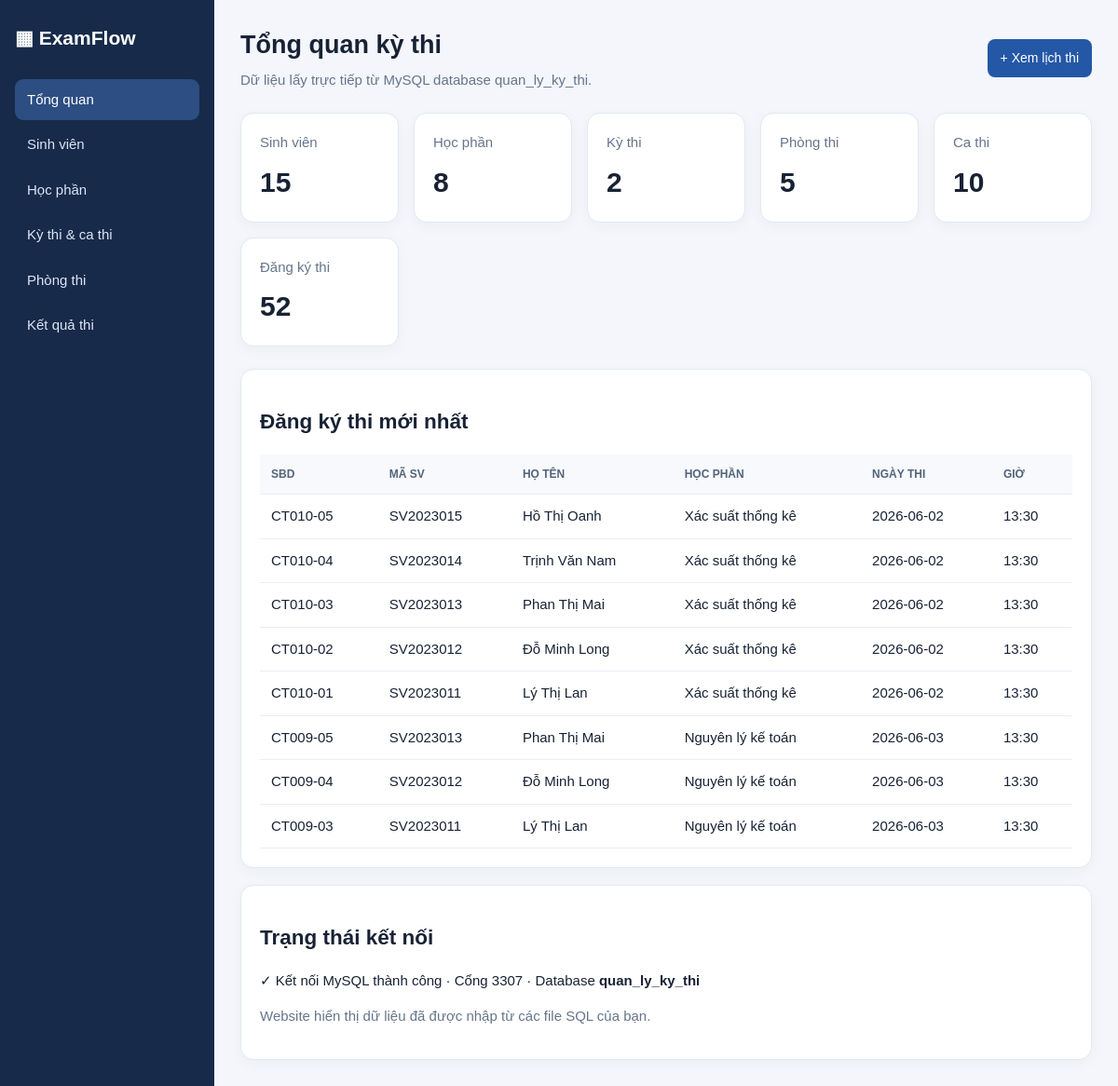
The page / on the database its author committed.
### tables this page shows
CREATE TABLE dang_ky_thi (
  id            INT AUTO_INCREMENT PRIMARY KEY,
  sinh_vien_id  INT NOT NULL,
  ky_thi_id     INT NOT NULL,
  hoc_phan_id   INT NOT NULL,
  ca_thi_id     INT NOT NULL,
  so_bao_danh   VARCHAR(15) NOT NULL COMMENT 'SBD riêng cho từng ca thi',
  de_thi_id     INT NOT NULL COMMENT 'Mã đề SV nhận',
  ngay_dang_ky  TIMESTAMP NOT NULL DEFAULT CURRENT_TIMESTAMP,
  UNIQUE KEY uq_dkt_sv_kythi_hocphan (sinh_vien_id, ky_thi_id, hoc_phan_id),
  UNIQUE KEY uq_dkt_ca_sbd (ca_thi_id, so_bao_danh),
  UNIQUE KEY uq_dkt_sv_ca (sinh_vien_id, ca_thi_id),
  INDEX idx_dkt_ca (ca_thi_id),
  INDEX idx_dkt_de (de_thi_id),
  CONSTRAINT fk_dkt_sv FOREIGN KEY (sinh_vien_id) REFERENCES sinh_vien(id),
  CONSTRAINT fk_dkt_de FOREIGN KEY (de_thi_id)    REFERENCES de_thi(id),
  CONSTRAINT fk_dkt_ca_thi FOREIGN KEY (ca_thi_id, ky_thi_id, hoc_phan_id)
    REFERENCES ca_thi(id, ky_thi_id, hoc_phan_id)
);

CREATE TABLE sinh_vien (
  id         INT AUTO_INCREMENT PRIMARY KEY,
  cmt        VARCHAR(12)  NOT NULL UNIQUE COMMENT 'Số CMND/CCCD',
  ma_sv      VARCHAR(15)  NOT NULL UNIQUE COMMENT 'Mã số sinh viên',
  ho_ten     VARCHAR(100) NOT NULL,
  ngay_sinh  DATE         NOT NULL,
  lop_id     INT NOT NULL,
  khoa_id    INT NOT NULL,
  INDEX idx_sv_lop (lop_id),
  INDEX idx_sv_khoa (khoa_id),
  INDEX idx_sv_ho_ten (ho_ten),
  CONSTRAINT fk_sv_lop  FOREIGN KEY (lop_id)  REFERENCES lop(id),
  CONSTRAINT fk_sv_khoa FOREIGN KEY (khoa_id) REFERENCES khoa(id)
);

CREATE TABLE hoc_phan (
  id            INT AUTO_INCREMENT PRIMARY KEY,
  ma_hoc_phan   VARCHAR(15)  NOT NULL UNIQUE,
  ten_hoc_phan  VARCHAR(150) NOT NULL,
  so_tin_chi    SMALLINT     NOT NULL,
  khoa_id       INT NOT NULL COMMENT 'Khoa quản lý học phần',
  INDEX idx_hp_khoa (khoa_id),
  CONSTRAINT fk_hp_khoa FOREIGN KEY (khoa_id) REFERENCES khoa(id),
  CONSTRAINT ck_hp_tin_chi CHECK (so_tin_chi > 0)
);

CREATE TABLE ca_thi (
  id            INT AUTO_INCREMENT PRIMARY KEY,
  ma_ca_thi     VARCHAR(20) NOT NULL UNIQUE,
  ky_thi_id     INT NOT NULL,
  hoc_phan_id   INT NOT NULL,
  phong_thi_id  INT NOT NULL,
  ngay_thi      DATE NOT NULL,
  gio_bat_dau   TIME NOT NULL,
  gio_ket_thuc  TIME NOT NULL,
  UNIQUE KEY uq_ca_thi_id_kythi_hocphan (id, ky_thi_id, hoc_phan_id),
  INDEX idx_ca_kythi_hocphan (ky_thi_id, hoc_phan_id),
  INDEX idx_ca_phong_ngay_gio (phong_thi_id, ngay_thi, gio_bat_dau),
  INDEX idx_ca_ngay_gio (ngay_thi, gio_bat_dau, gio_ket_thuc),
  CONSTRAINT fk_ca_kythi   FOREIGN KEY (ky_thi_id)    REFERENCES ky_thi(id),
  CONSTRAINT fk_ca_hocphan FOREIGN KEY (hoc_phan_id)  REFERENCES hoc_phan(id),
  CONSTRAINT fk_ca_phong   FOREIGN KEY (phong_thi_id) REFERENCES phong_thi(id),
  CONSTRAINT ck_ca_gio CHECK (gio_ket_thuc > gio_bat_dau)
);

### index.php (the view, shortened to what this page needs)
<?php
require __DIR__ . '/config/database.php';
$stats = [];
foreach ([
    'Sinh viên' => 'sinh_vien',
    'Học phần' => 'hoc_phan',
    'Kỳ thi' => 'ky_thi',
    'Phòng thi' => 'phong_thi',
    'Ca thi' => 'ca_thi',
    'Đăng ký thi' => 'dang_ky_thi',
] as $label => $table) {
    $stats[$label] = (int)$pdo->query("SELECT COUNT(*) FROM `$table`")->fetchColumn();
}
$recent = $pdo->query("SELECT dk.id, dk.so_bao_danh, sv.ma_sv, sv.ho_ten, hp.ten_hoc_phan, ct.ngay_thi, ct.gio_bat_dau
 FROM dang_ky_thi dk JOIN sinh_vien sv ON sv.id=dk.sinh_vien_id
 JOIN hoc_phan hp ON hp.id=dk.hoc_phan_id JOIN ca_thi ct ON ct.id=dk.ca_thi_id
 ORDER BY dk.id DESC LIMIT 8")->fetchAll();
function h($v){return htmlspecialchars((string)$v, ENT_QUOTES, 'UTF-8');}
?>
<!doctype html><html lang="vi"><head><link rel="stylesheet" href="assets/style.css"></head><body><div class="layout">
<aside class="sidebar"><div class="brand">▦ ExamFlow</div>
<a class="active" href="index.php">Tổng quan</a><a href="students.php">Sinh viên</a><a href="courses.php">Học phần</a><a href="exams.php">Kỳ thi & ca thi</a><a href="rooms.php">Phòng thi</a><a href="results.php">Kết quả thi</a>
</aside><main class="main"><div class="top"><div><h1>Tổng quan kỳ thi</h1><div class="muted">Dữ liệu lấy trực tiếp từ MySQL database quan_ly_ky_thi.</div></div><a class="btn" href="exams.php">+ Xem lịch thi</a></div>
<div class="cards"><?php foreach($stats as $label=>$n): ?><div class="card"><div class="muted"><?=h($label)?></div><div class="num"><?=number_format($n)?></div></div><?php endforeach ?></div>
<div class="panel"><h2>Đăng ký thi mới nhất</h2><?php if(!$recent): ?><div class="empty">Chưa có dữ liệu đăng ký thi.</div><?php else: ?><table><thead><tr><th>SBD</th><th>Mã SV</th><th>Họ tên</th><th>Học phần</th><th>Ngày thi</th><th>Giờ</th></tr></thead><tbody><?php foreach($recent as $r): ?><tr><td><?=h($r['so_bao_danh'])?></td><td><?=h($r['ma_sv'])?></td><td><?=h($r['ho_ten'])?></td><td><?=h($r['ten_hoc_phan'])?></td><td><?=h($r['ngay_thi'])?></td><td><?=h(substr($r['gio_bat_dau'],0,5))?></td></tr><?php endforeach ?></tbody></table><?php endif ?></div>
<div class="panel"><h2>Trạng thái kết nối</h2><p>✓ Kết nối MySQL thành công · Cổng 3307 · Database <b>quan_ly_ky_thi</b></p><p class="muted">Website hiển thị dữ liệu đã được nhập từ các file SQL của bạn.</p></div>
</main></div></body></html>

### assets/style.css (style rules this page uses)
* { box-sizing:border-box }
body { margin:0;background:#f4f6fb;color:#182235;font:15px/1.5 Arial,sans-serif }
.layout { display:flex;min-height:100vh }
.sidebar { width:230px;background:#172a4a;color:#fff;padding:25px 16px }
.brand { font-size:21px;font-weight:bold;margin:0 0 28px }
.sidebar a { display:block;color:#dce6f6;text-decoration:none;padding:11px 13px;border-radius:9px;margin:4px 0 }
.sidebar a:hover,.sidebar a.active { background:#2c4e82;color:#fff }
.main { flex:1;padding:28px;min-width:0 }
.top { display:flex;justify-content:space-between;align-items:center;gap:12px;flex-wrap:wrap }
.top h1 { margin:0 0 6px;font-size:27px }
.muted { color:#66758b }
.cards { display:grid;grid-template-columns:repeat(auto-fit,minmax(160px,1fr));gap:16px;margin:24px 0 }
.card,.panel { background:#fff;border:1px solid #e3e8f1;border-radius:14px;padding:20px;box-shadow:0 4px 15px #172a4a0a }
.card .num { font-size:30px;font-weight:bold;margin-top:8px }
.panel { margin-top:18px;overflow-x:auto }
.btn { display:inline-block;border:0;border-radius:8px;padding:10px 14px;background:#2458a6;color:white;text-decoration:none;cursor:pointer;font-size:14px }
table { border-collapse:collapse;width:100%;min-width:600px }
th,td { text-align:left;padding:12px;border-bottom:1px solid #e9edf4 }
th { background:#f7f9fc;color:#53637a;font-size:12px;text-transform:uppercase }

### rows shown on the page
dang_ky_thi: so_bao_danh "CT010-05", sinh_vien.ma_sv "SV2023015", sinh_vien.ho_ten "Hồ Thị Oanh", hoc_phan.ten_hoc_phan "Xác suất thống kê", ca_thi.ngay_thi "2026-06-02", ca_thi.gio_bat_dau "13:30"
dang_ky_thi: so_bao_danh "CT010-04", sinh_vien.ma_sv "SV2023014", sinh_vien.ho_ten "Trịnh Văn Nam", hoc_phan.ten_hoc_phan "Xác suất thống kê", ca_thi.ngay_thi "2026-06-02", ca_thi.gio_bat_dau "13:30"
dang_ky_thi: so_bao_danh "CT010-03", sinh_vien.ma_sv "SV2023013", sinh_vien.ho_ten "Phan Thị Mai", hoc_phan.ten_hoc_phan "Xác suất thống kê", ca_thi.ngay_thi "2026-06-02", ca_thi.gio_bat_dau "13:30"
dang_ky_thi: so_bao_danh "CT010-02", sinh_vien.ma_sv "SV2023012", sinh_vien.ho_ten "Đỗ Minh Long", hoc_phan.ten_hoc_phan "Xác suất thống kê", ca_thi.ngay_thi "2026-06-02", ca_thi.gio_bat_dau "13:30"
dang_ky_thi: so_bao_danh "CT010-01", sinh_vien.ma_sv "SV2023011", sinh_vien.ho_ten "Lý Thị Lan", hoc_phan.ten_hoc_phan "Xác suất thống kê", ca_thi.ngay_thi "2026-06-02", ca_thi.gio_bat_dau "13:30"
dang_ky_thi: so_bao_danh "CT009-05", sinh_vien.ma_sv "SV2023013", sinh_vien.ho_ten "Phan Thị Mai", hoc_phan.ten_hoc_phan "Nguyên lý kế toán", ca_thi.ngay_thi "2026-06-03", ca_thi.gio_bat_dau "13:30"
dang_ky_thi: so_bao_danh "CT009-04", sinh_vien.ma_sv "SV2023012", sinh_vien.ho_ten "Đỗ Minh Long", hoc_phan.ten_hoc_phan "Nguyên lý kế toán", ca_thi.ngay_thi "2026-06-03", ca_thi.gio_bat_dau "13:30"
dang_ky_thi: so_bao_danh "CT009-03", sinh_vien.ma_sv "SV2023011", sinh_vien.ho_ten "Lý Thị Lan", hoc_phan.ten_hoc_phan "Nguyên lý kế toán", ca_thi.ngay_thi "2026-06-03", ca_thi.gio_bat_dau "13:30"

### other values the page prints
$label "Sinh viên"
$n "15"
$label "Học phần"
$n "8"
$label "Kỳ thi"
$n "2"
$label "Phòng thi"
$n "5"
$label "Ca thi"
$n "10"
$label "Đăng ký thi"
$n "52"
